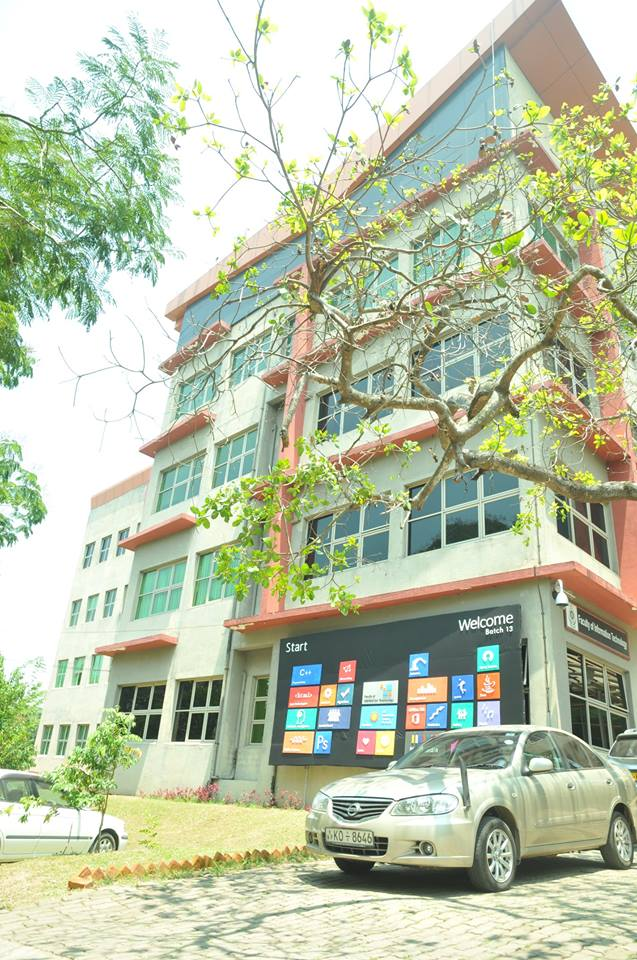
#> input picture fit.jpg, 637 x 960 px
$ python histogram_ploter.py --image fit.jpg
#> lines starting #> are read from the running program, lines starting #| are printed output that depends on the picture
#import necessary packages
from matplotlib import pyplot as plt
import numpy as np
import argparse
import cv2

#constructing the argument parser and parse the arguments
ap = argparse.ArgumentParser()
ap.add_argument("-i", "--image", required = True, help = "Path to the image")
args = vars(ap.parse_args())

#load the image and show it
image = cv2.imread(args["image"])
#> image is the input picture: shape (960, 637, 3); mean B, G, R 168.5, 195.1, 186.2
cv2.imshow("image", image)

#wait for a escape, enter or space key to be pressed and then continue to other codes.
while True:
  ch = cv2.waitKey()
#> (key Esc is pressed here)
  if ((ch == 13) or (ch==32) or (ch==27)): #enter or space key
    break

#converting the image to grayscale and creating a histogram
gray = cv2.cvtColor(image, cv2.COLOR_BGR2GRAY)
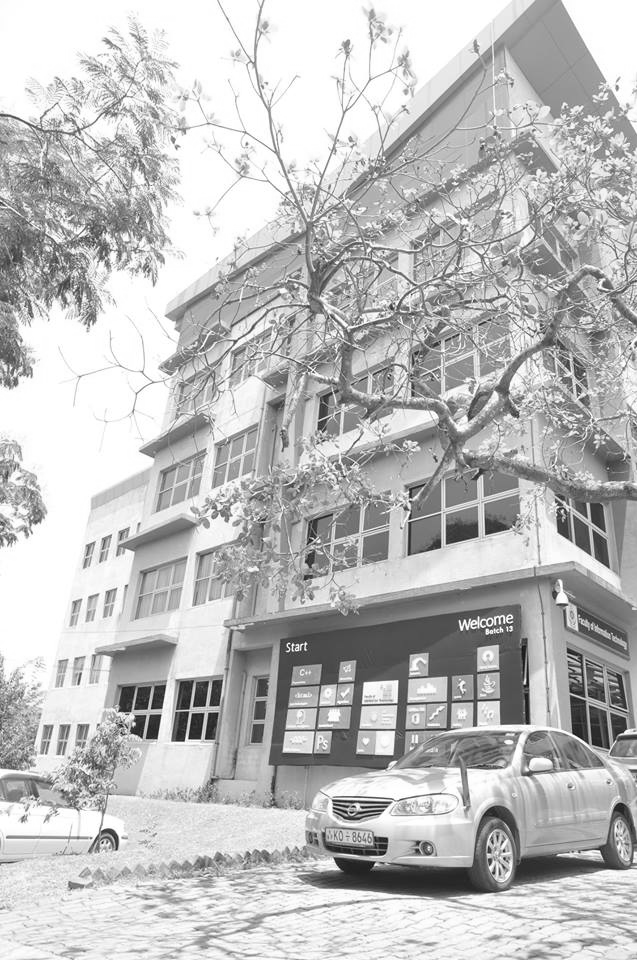
#> gray: shape (960, 637); min 16, max 255, mean 189.4
cv2.imshow("gray", gray)
while True: ##wait for a escape, enter or space key to be pressed and then continue to other codes.
  ch = cv2.waitKey()
#> (key Esc is pressed here)
  if ((ch == 13) or (ch==32) or (ch==27)): #enter or space key
    break

hist = cv2.calcHist([gray], [0], None, [256], [0, 256])
#> hist = 256 values, max 65248 at index 255, min 0 at index 0, mean 2388.8
plt.figure()
plt.title("Grayscale Histogram")
plt.xlabel("Bins")
plt.ylabel("# of pixel in the bin")
plt.plot(hist)
plt.xlim([0, 256])
plt.show()
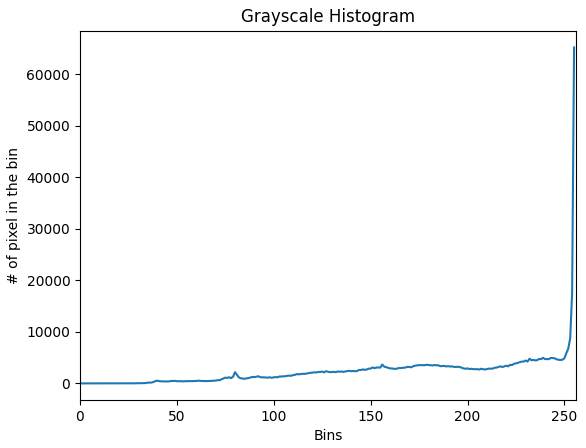
#> figure drawn by matplotlib, 1 panel; curve peaks at x = 255, y = 65248


'''
To run this above code file:
  $ workon cv
  $ navigate to directory where this code file is residing
  $ python filename.py -i path_to_image.jpg


Note:
1. If your python virtual environment is newly created one, then you may need to install matplotlib
for that virtualenv first. For that use pip to install only to that virtualenv. Use the command

  $pip install matplotlib

2. And you need to install OpenCV to this virtualenv also. For that:
Via pip you can specify the package version to install using the following:

  $pip install opencv-python==2.4.9

However, that package does not seem to be available on pypi. A little trick for checking available versions:

  $pip install opencv-python==

Which returns: Could not find a version that satisfies the requirement
opencv-python== (from versions: 3.1.0.0, 3.1.0.1, 3.1.0.2, 3.1 .0.3, 3.1.0.5, 3.2.0.6, 3.2.0.7) No matching
distribution found for opencv-python==

Then its good to choose most resent

!!--aspriya scripts-- www.aspriya.com !!
'''
